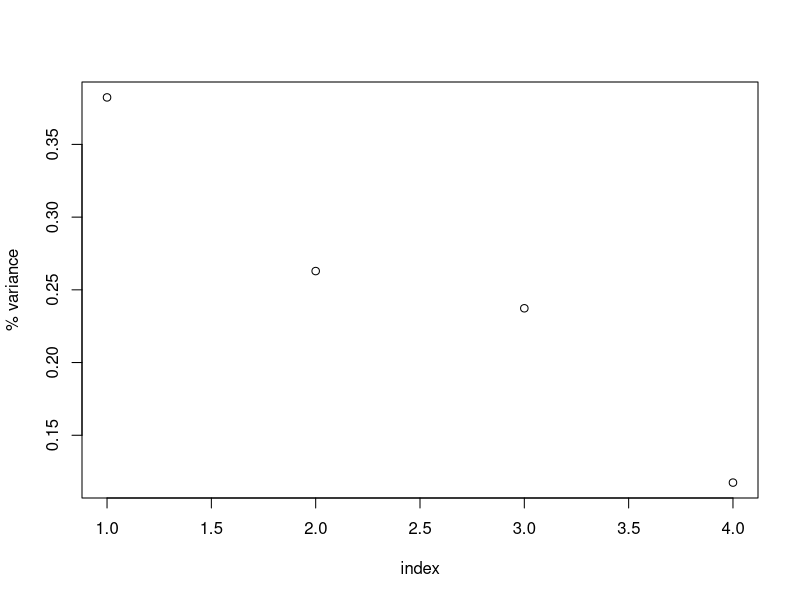
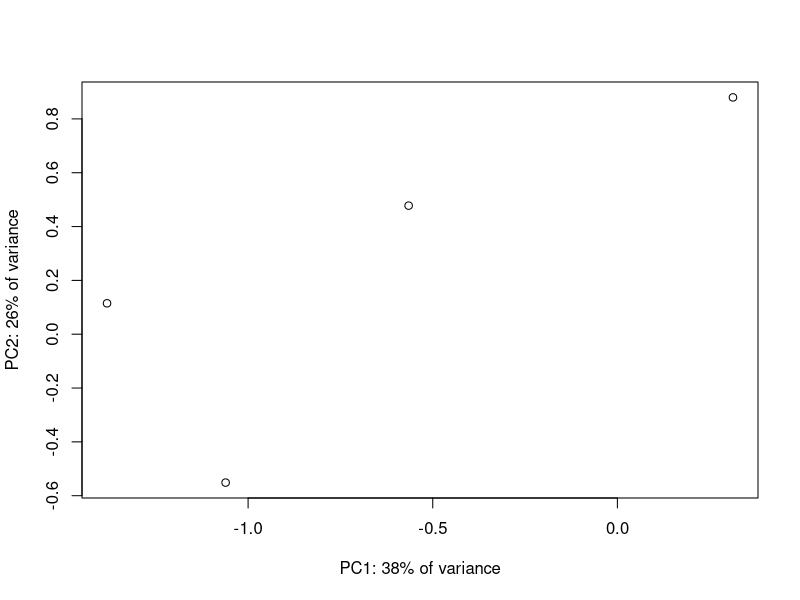

These charts were generated, in order, by the following R code:
## ---- chunk 1
d = matrix(rnorm(40, 4, 5), nrow = 10, ncol = 4)
rownames(d) = paste0("Pt_", letters[1:10])
colnames(d) = paste0("Var_", 1:4)
d #a matrix with 10 observations and 4 variables
## ---- chunk 2
dctr = apply(d, 2, function(x) x - mean(x)) #mean-center the variables
dctr.std = apply(dctr, 2, function(x) x / sd(x))
## ---- chunk 3
dctr.std.c = cov(dctr.std)
dctr.std.c #same as cor matrix with unit std dev & 0 mean
all.equal(dctr.std.c, cor(dctr.std))
## ---- chunk 4
d.c.e = eigen(dctr.std.c)

pca = prcomp(dctr.std)
## ---- chunk 5

## first we look at the eigenvectors of the covariance matrix.
## each column in this matrix is an eigenvector
d.c.e$vectors

sqrt(sum(d.c.e$vectors[,1]^2)) #length of 1st eigenvector = 1
sqrt(sum(d.c.e$vectors[,2]^2)) #length of 2nd eigenvector = 1

## the dot product of any 2 eigenvectors is 0
## which means they are perpendicular to each other
d.c.e$vectors[,1] %*% d.c.e$vectors[,2]
## ---- chunk 6
## the covariance of the data * the 1st eigenvector...
dctr.std.c %*% matrix(d.c.e$vectors[,1], ncol=1)

##...equals the scale factor * the 1st eigenvector
d.c.e$values[1] * matrix(d.c.e$vectors[,1], ncol=1) 
## ---- chunk 7
#eigenvalues
d.c.e$values 

#plot the percent variance explained by each PC
perc_var <- d.c.e$values/sum(d.c.e$values)
plot(1:length(perc_var), perc_var, xlab="index", ylab="% variance")
## ---- chunk 8
## centered variables * eigenvectors
## should equal prcomp(dctr.std)$x
new.vars = dctr.std %*% d.c.e$vectors

## This works too:
## new.vars.3 = dctr.std %*% d.c.e$vectors[1:3,]
## ---- chunk 9
#all the new variables are uncorrelated (0 covariance!)
round(cov(new.vars), 3) 

var(new.vars[,1])
d.c.e$values

cov(prcomp(dctr.std)$x) #this is the same as the line above
diag(prcomp(dctr.std)$sdev^2) #this is the same as the line above

colSums(new.vars) #equal 0, so these are still 0-centered!
## ---- chunk 10
## how do we get back the original data from eigenvectors/values?
## multiply the eigenvectors by the rotated variables
all.equal(t(d.c.e$vectors %*% t(new.vars)), dctr.std)

## returns the original data
all.equal(t(d.c.e$vectors %*% t(new.vars))+ d - dctr.std, d)

## ---- chunk 11
pca = prcomp(d, center = T, scale. = T)
all.equal(pca$rotation %*% t(pca$x) , t(dctr.std))

#these are almost equal, the 1st column of pca$x is *-1 
#of the 1st column of new.vars
pca$x; new.vars

#svd on covariance matrix
dctr.c.svd = svd(dctr.std.c) 
all.equal(dctr.c.svd$d, d.c.e$values) #eigenvalues, same as d.c.e$values

#these are almost equal, one is the negative of the other
dctr.c.svd$u; d.c.e$vectors

## ---- chunk 12
plot(new.vars[1,], new.vars[2,], xlab=paste0("PC1: ", round(perc_var[1],2)*100, "% of variance"), ylab=paste0("PC2: ", round(perc_var[2],2)*100, "% of variance"))
## ---- chunk 13
x <- pca
scores <- x$x
choices = 1L:2L
scale = 1
n <- NROW(scores)

lam <- x$sdev[choices]
lam <- lam * sqrt(n)
lam <- lam ^ scale
scores[, choices] / lam
t(t(scores[, choices]) / lam)
# samples in PC space
#divided by lambda
t(t(x$rotation[, choices]) * lam)
#original variable directions in PC space
#multiplied by lambda

